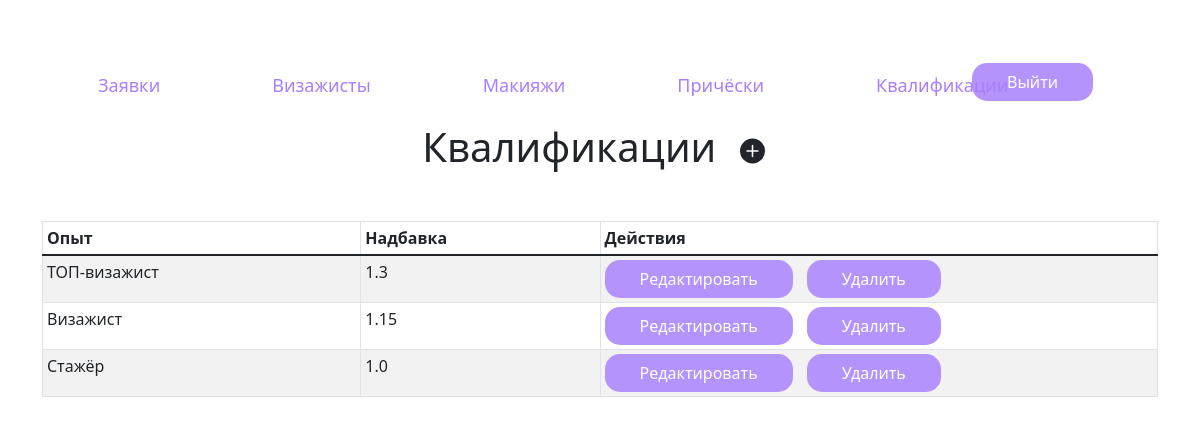
The page /admin_kvalif/ (signed in) on the database as committed earlier.
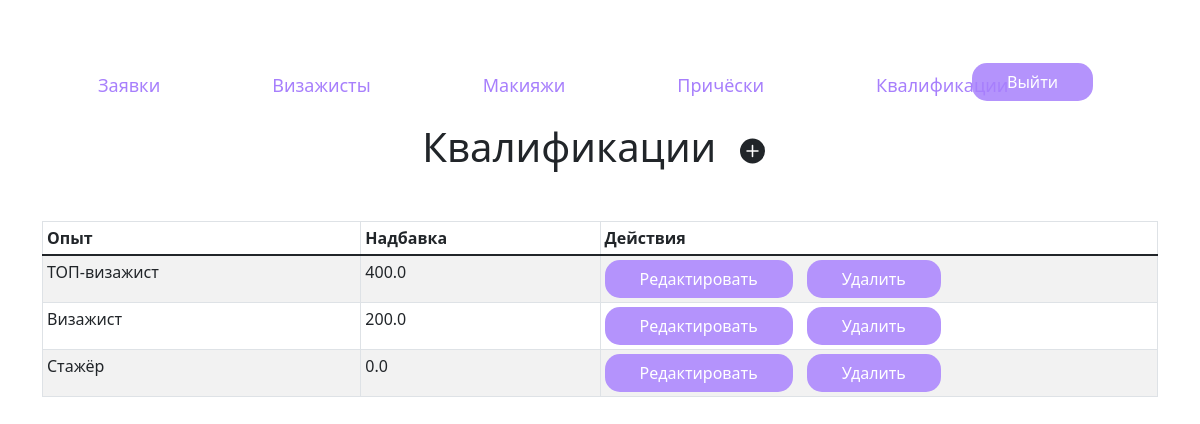
The same page on the database as committed later.
### content/models.py (models this page shows, shortened)
class Kvalifikaciya(models.Model):
    opyt = models.CharField(max_length=20, verbose_name="Опыт")
    procent = models.FloatField(verbose_name="Процент")

### content/views.py (the view)
# urls.py: path('admin_kvalif/', admin_kvalif, name='admin_kvalif'),
@login_required
def admin_kvalif(request):
    kvalif = Kvalifikaciya.objects.all()
    return render(request, 'admin_kvalif.html', {'kvalif': kvalif, 'title': "Панель управления"})

### templates/admin_kvalif.html
{% extends 'admin_base.html' %}
{% load static %}
{% block content %}
        <h1 class="text-center">Квалификации <a class="btn" href="{% url 'add_kvalif' %}"><svg xmlns="http://www.w3.org/2000/svg" width="25" height="30" fill="currentColor" class="bi bi-plus-circle-fill" viewBox="0 0 16 16">
  <path d="M16 8A8 8 0 1 1 0 8a8 8 0 0 1 16 0zM8.5 4.5a.5.5 0 0 0-1 0v3h-3a.5.5 0 0 0 0 1h3v3a.5.5 0 0 0 1 0v-3h3a.5.5 0 0 0 0-1h-3v-3z"/>
</svg></a></h1>
    <div class="row mt-5">
        <div class="col">
        <table class="table table-sm table-bordered table-striped">
            <thead>
                <tr>
                    <th scope="col">Опыт</th>
                    <th scope="col">Надбавка</th>
                    <th scope="col" class="w-50">Действия</th>
                </tr>
            </thead>
            <tbody>
            {% for i in kvalif %}
            <tr>
                <td>{{i.opyt}}</td>
                <td>{{i.procent}}</td>
                <td><a class="btn buttons" href="{% url 'update_kvalif' i.id %}">Редактировать</a> <a class="btn buttons" href="{% url 'delete_kvalif' i.id %}">Удалить</a></td>
            </tr>
            {% endfor %}
        </tbody>
    </table>
        </div>
    </div>
{% endblock %}

Rows that differ between the two databases and show on the page:
changed Kvalifikaciya "ТОП-визажист": procent "1.3" → "400.0"
changed Kvalifikaciya "Визажист": procent "1.15" → "200.0"
changed Kvalifikaciya "Стажёр": procent "1.0" → "0.0"
